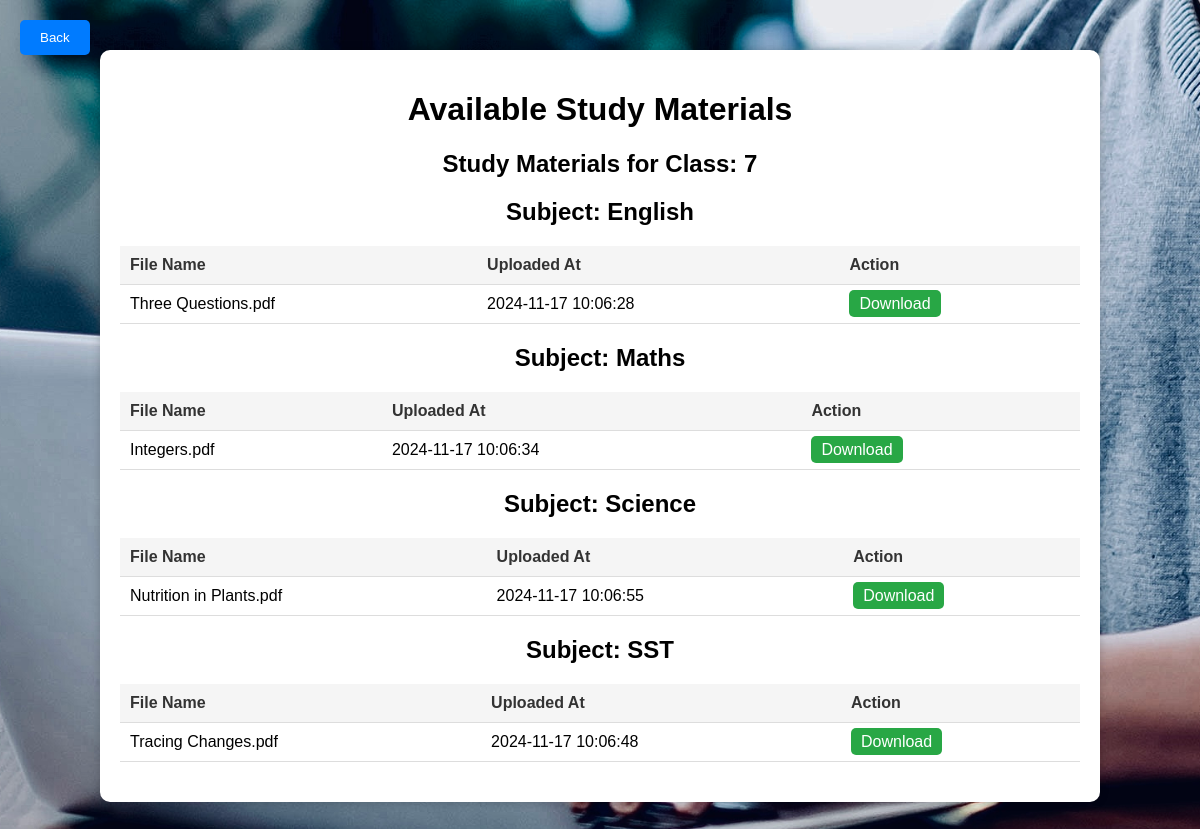
Screenshot of /study_materials.php (signed in) with the database file from the repository.
### tables this page shows
CREATE TABLE `student` (
  `email` varchar(25) NOT NULL,
  `name` varchar(15) NOT NULL,
  `ID` int(10) NOT NULL,
  `dob` date NOT NULL,
  `gender` varchar(7) NOT NULL,
  `class` int(11) NOT NULL
);

CREATE TABLE `study_materials` (
  `id` int(11) NOT NULL,
  `subject` varchar(100) NOT NULL,
  `class` varchar(100) NOT NULL,
  `file_name` varchar(255) NOT NULL,
  `file_path` varchar(255) NOT NULL,
  `uploaded_at` timestamp NOT NULL DEFAULT current_timestamp() ON UPDATE current_timestamp()
);

### study_materials.php (the view, shortened to what this page needs)
<?php
include 'connect.php';
$userEmail = $_SESSION['user_email'];
try {
    $stmt = $pdo->prepare("SELECT email, name, ID, dob, gender, class FROM student WHERE email = :email");
    $stmt->execute([':email' => $userEmail]);
    $student = $stmt->fetch(PDO::FETCH_ASSOC);
    if ($student) {
        $studentClass = $student['class'];
    } else {
        echo "<p class='message'>Student not found.</p>";
        exit();
    }
} catch (PDOException $e) {
    echo "<p class='message'>Error fetching student details: " . htmlspecialchars($e->getMessage()) . "</p>";
    exit();
}
?>
<!DOCTYPE html>
<html lang="en">
<head>
</head>
<body>
    <button class="back-btn" onclick="window.location.href='index.php'">Back</button>
    <div class="container">
        <h1>Available Study Materials</h1>
        <?php
        try {
            $sql = "SELECT subject, id, class, file_name, file_path, uploaded_at
                    FROM study_materials
                    WHERE class = :class
                    ORDER BY subject, uploaded_at DESC";
            $stmt = $pdo->prepare($sql);
            $stmt->execute([':class' => $studentClass]);
            $materials = $stmt->fetchAll(PDO::FETCH_GROUP|PDO::FETCH_ASSOC);
            if ($materials) {
                echo "<h2>Study Materials for Class: $studentClass</h2>";
                foreach ($materials as $subject => $rows) {
                    echo "<h2>Subject: " . htmlspecialchars($subject) . "</h2>";
                    echo "<table>";
                    echo "<thead>";
                    echo "<tr>";
                    echo "<th>File Name</th>";
                    echo "<th>Uploaded At</th>";
                    echo "<th>Action</th>";
                    echo "</tr>";
                    echo "</thead>";
                    echo "<tbody>";
                    foreach ($rows as $row) {
                        echo "<tr>";
                        echo "<td>" . htmlspecialchars($row['file_name']) . "</td>";
                        echo "<td>" . htmlspecialchars($row['uploaded_at']) . "</td>";
                        echo "<td><a class='download-btn' href='" . htmlspecialchars($row['file_path']) . "' download>Download</a></td>";
                        echo "</tr>";
                    }
                    echo "</tbody>";
                    echo "</table>";
                }
            } else {
                echo "<p class='message'>No materials found for Class $studentClass.</p>";
            }
        } catch (PDOException $e) {
            echo "<p class='message'>Error fetching study materials: " . htmlspecialchars($e->getMessage()) . "</p>";
        }
        ?>
    </div>
</body>
</html>

### study_materials.php (style rules this page uses)
body { background-image: url('main.jpg'); background-size: cover; background-position: center; font-family: Arial, sans-serif; margin: 0; padding: 0; }
.container { width: 80%; margin: 50px auto; padding: 20px; background: #fff; color: #000; border-radius: 10px; box-shadow: 0 0 10px rgba(0, 0, 0, 0.2); }
h1, h2 { text-align: center; }
table { width: 100%; border-collapse: collapse; margin: 20px 0; }
th, td { padding: 10px; text-align: left; border-bottom: 1px solid #ddd; }
th { background: #f5f5f5; color: #333; }
a.download-btn { color: #fff; text-decoration: none; background: #28a745; padding: 5px 10px; border-radius: 5px; }
.back-btn { position: absolute; top: 20px; left: 20px; padding: 10px 20px; background-color: #007bff; color: white; border: none; border-radius: 5px; cursor: pointer; }

### rows the page displays
student: class "7"
study_materials: file_name "Three Questions.pdf", uploaded_at "2024-11-17 10:06:28"
study_materials: file_name "Integers.pdf", uploaded_at "2024-11-17 10:06:34"
study_materials: file_name "Nutrition in Plants.pdf", uploaded_at "2024-11-17 10:06:55"
study_materials: file_name "Tracing Changes.pdf", uploaded_at "2024-11-17 10:06:48"

### other values shown
$subject "English"
$subject "Maths"
$subject "Science"
$subject "SST"
